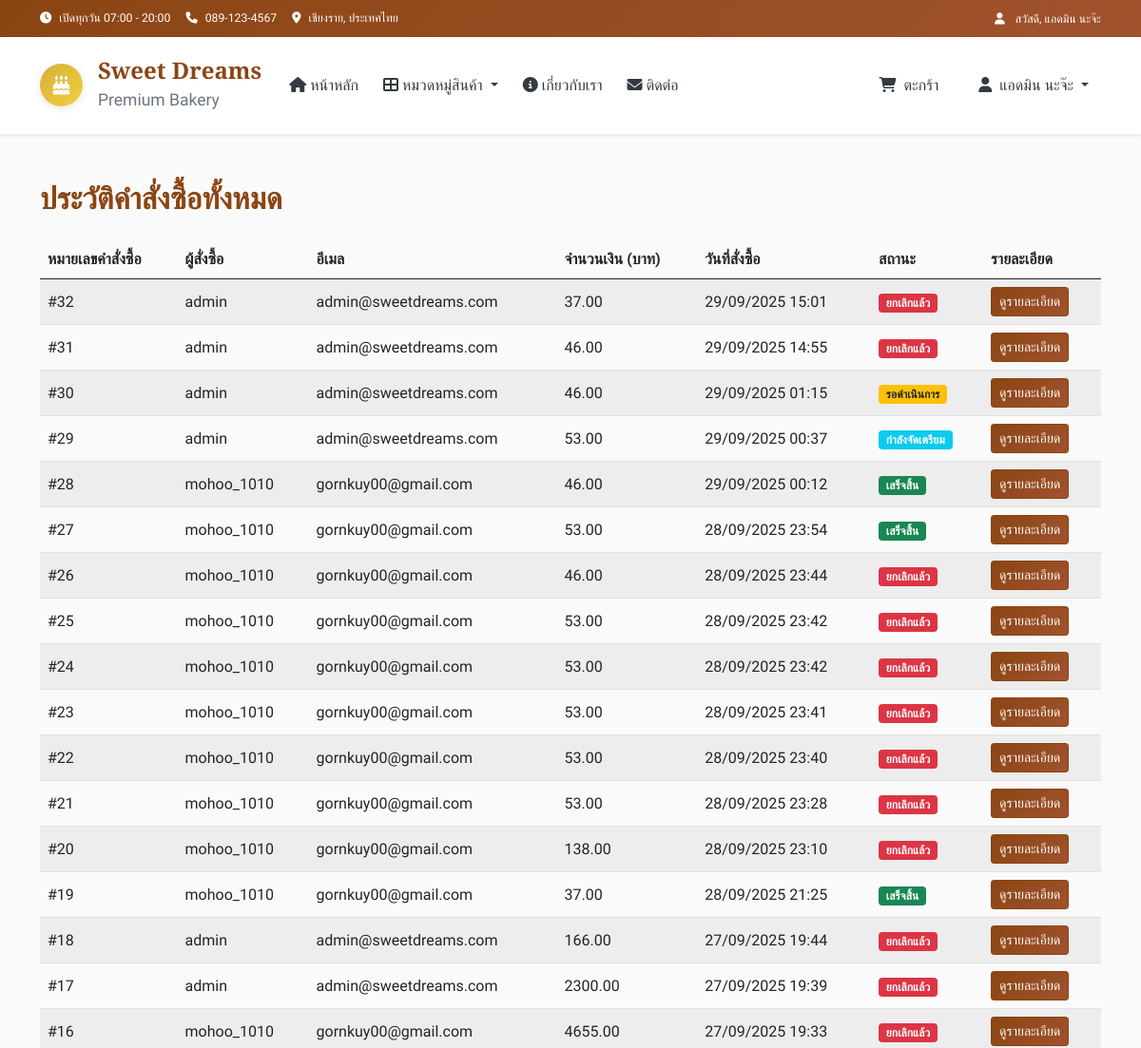
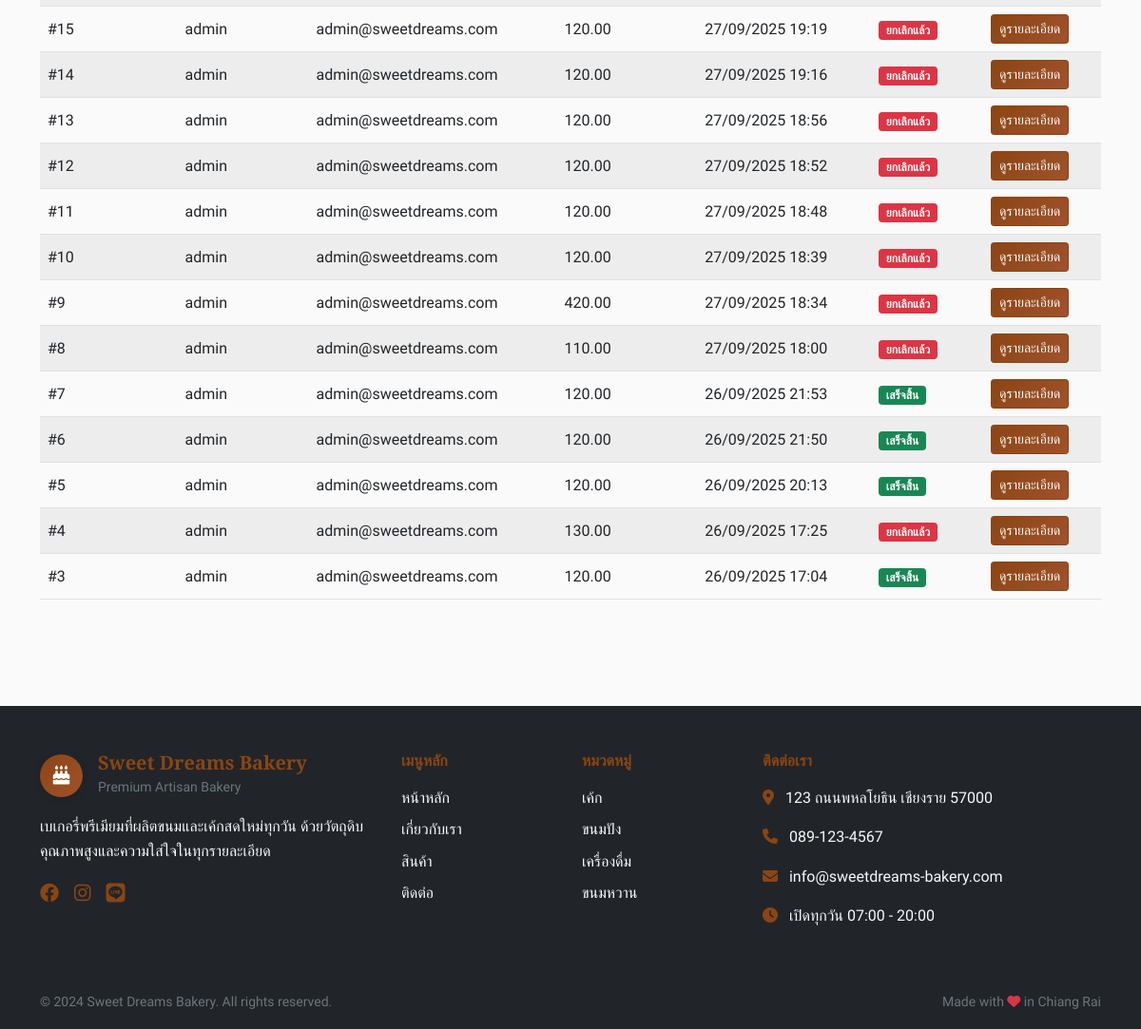
The page /admin/order_history (signed in) on the database its author committed (2 pictures, top to bottom).
### tables this page shows
CREATE TABLE orders (
        id INTEGER PRIMARY KEY AUTOINCREMENT,
        user_id INTEGER,
        total_amount DECIMAL(10,2) NOT NULL,
        status TEXT DEFAULT 'pending',
        customer_name TEXT NOT NULL,
        customer_phone TEXT NOT NULL,
        customer_address TEXT,
        notes TEXT,
        created_at TIMESTAMP DEFAULT CURRENT_TIMESTAMP,
        FOREIGN KEY (user_id) REFERENCES users (id)
    );

CREATE TABLE "users" (
	"id"	INTEGER,
	"username"	TEXT NOT NULL UNIQUE,
	"email"	TEXT NOT NULL UNIQUE,
	"password"	TEXT NOT NULL,
	"full_name"	TEXT,
	"phone"	TEXT,
	"address"	TEXT,
	"role"	TEXT DEFAULT 'customer',
	"birthday"	TEXT,
	"created_at"	TIMESTAMP DEFAULT CURRENT_TIMESTAMP,
	PRIMARY KEY("id" AUTOINCREMENT)
);

CREATE TABLE categories (
        id INTEGER PRIMARY KEY AUTOINCREMENT,
        name TEXT UNIQUE NOT NULL,
        name_en TEXT,
        icon TEXT,
        description TEXT,
        display_order INTEGER DEFAULT 0
    );

### app.py (the view)
@app.route("/admin/order_history")
def admin_order_history():
    if session.get('role') != 'admin':
        flash("คุณไม่มีสิทธิ์เข้าถึงหน้านี้", "danger")
        return redirect(url_for("index"))
    conn = get_db_connection()
    orders = conn.execute("""
        SELECT o.*, u.username, u.email
        FROM orders o
        JOIN users u ON o.user_id = u.id
        ORDER BY o.created_at DESC
    """).fetchall()
    conn.close()
    return render_template("admin_order_history.html", orders=orders)

### app.py (called while the page is built)
@app.template_filter('to_bangkok')
def to_bangkok_filter(value, fmt='%d/%m/%Y %H:%M'):
    if not value:
        return "N/A"
    if isinstance(value, str):
        try:
            value = datetime.fromisoformat(value)
        except ValueError:
            return value
    dt = value.replace(tzinfo=ZoneInfo("UTC")).astimezone(ZoneInfo("Asia/Bangkok"))
    return dt.strftime(fmt)

def get_db_connection():
    conn = sqlite3.connect(DB_NAME)
    conn.row_factory = sqlite3.Row
    return conn

def get_categories():
    conn = get_db_connection()
    categories = conn.execute(
        "SELECT * FROM categories ORDER BY display_order"
    ).fetchall()
    conn.close()
    return categories

def get_cart_total():
    cart = session.get('cart', {})
    total_items = sum(item['quantity'] for item in cart.values())
    total_price = sum(item['quantity'] * item['price'] for item in cart.values())
    return total_items, total_price

@app.context_processor
def inject_global_data():
    categories = get_categories()
    cart_total_items, _ = get_cart_total()
    return dict(
        categories=categories,
        cart_total_items=cart_total_items
    )

### templates/admin_order_history.html (shortened to what this page needs)
{% extends "layout.html" %}
{% block content %}
<div class="container py-5">
    <h2 class="mb-4">ประวัติคำสั่งซื้อทั้งหมด</h2>
    {% if orders %}
    <table class="table table-striped align-middle">
        <thead>
            <tr>
                <th>หมายเลขคำสั่งซื้อ</th>
                <th>ผู้สั่งซื้อ</th>
                <th>อีเมล</th>
                <th>จำนวนเงิน (บาท)</th>
                <th>วันที่สั่งซื้อ</th>
                <th>สถานะ</th>
                <th>รายละเอียด</th>
            </tr>
        </thead>
        <tbody>
            {% for order in orders %}
            <tr>
                <td>#{{ order.id }}</td>
                <td>{{ order.username }}</td>
                <td>{{ order.email }}</td>
                <td>{{ "%.2f"|format(order.total_amount) }}</td>
                <td>{{ order.created_at | to_bangkok }}</td>
                <td>
                    {% if order.status == 'pending' %}
                        <span class="badge bg-warning text-dark">รอดำเนินการ</span>
                    {% elif order.status == 'processing' %}
                        <span class="badge bg-info text-white">กำลังจัดเตรียม</span>
                    {% elif order.status == 'completed' %}
                        <span class="badge bg-success text-white">เสร็จสิ้น</span>
                    {% elif order.status == 'cancelled' %}
                        <span class="badge bg-danger text-white">ยกเลิกแล้ว</span>
                    {% else %}
                        <span class="badge bg-secondary text-white">{{ order.status }}</span>
                    {% endif %}
                </td>
                <td>
                    <a href="{{ url_for('order_detail', order_id=order.id) }}" class="btn btn-sm btn-primary">
                        ดูรายละเอียด
                    </a>
                </td>
            </tr>
            {% endfor %}
        </tbody>
    </table>
    {% else %}
    <p>ยังไม่มีคำสั่งซื้อ</p>
    {% endif %}
</div>
{% endblock %}

### templates/layout.html (shortened to what this page needs)
<!DOCTYPE html>
<html lang="th" data-bs-theme="light">
<head>
    <link href="https://cdn.jsdelivr.net/npm/bootstrap@5.0.2/dist/css/bootstrap.min.css" rel="stylesheet">
    <link rel="stylesheet" href="https://cdnjs.cloudflare.com/ajax/libs/font-awesome/6.4.0/css/all.min.css">
    <link rel="stylesheet" href="{{ url_for('static', filename='css/main.css') }}">
    {% if session.get('role') == 'admin' %}
    <link rel="stylesheet" href="{{ url_for('static', filename='css/admin.css') }}">
    {% endif %}
</head>
<body>
    <header>
        <div class="top-bar bg-primary text-white py-2">
            <div class="container">
                <div class="row align-items-center">
                    <div class="col-md-8">
                        <small class="d-flex align-items-center flex-wrap gap-3">
                            <span><i class="fas fa-clock me-2"></i>เปิดทุกวัน 07:00 - 20:00</span>
                            <span><i class="fas fa-phone me-2"></i>089-123-4567</span>
                            <span><i class="fas fa-map-marker-alt me-2"></i>เชียงราย, ประเทศไทย</span>
                        </small>
                    </div>
                    <div class="col-md-4 text-end">
                        {% if session.get('user_id') %}
                            <small>
                                <i class="fas fa-user me-2"></i>
                                สวัสดี, {{ session.get('full_name') or session.get('username') }}
                            </small>
                        {% endif %}
                    </div>
                </div>
            </div>
        </div>
    </header>
    <nav class="navbar navbar-expand-lg navbar-light bg-white shadow-sm sticky-top" aria-label="Main navigation">
        <div class="container">
            <a class="navbar-brand d-flex align-items-center" href="{{ url_for('index') }}">
                <div class="logo-container me-3">
                    <div class="logo-circle">
                        <i class="fas fa-birthday-cake" aria-hidden="true"></i>
                    </div>
                </div>
                <div class="brand-info d-none d-md-block">
                    <h4 class="mb-0 brand-name">Sweet Dreams</h4>
                    <small class="text-muted">Premium Bakery</small>
                </div>
            </a>
            <div class="collapse navbar-collapse" id="navbarNav">
                <ul class="navbar-nav me-auto mb-2 mb-lg-0">
                    <li class="nav-item">
                        <a class="nav-link fw-500 {% if request.endpoint == 'index' %}active{% endif %}" href="{{ url_for('index') }}">
                            <i class="fas fa-home me-1"></i>หน้าหลัก
                        </a>
                    </li>
                    <li class="nav-item dropdown">
                        <a class="nav-link dropdown-toggle fw-500" href="#" role="button" data-bs-toggle="dropdown" aria-expanded="false">
                            <i class="fas fa-th-large me-1"></i>หมวดหมู่สินค้า
                        </a>
                    </li>
                    <li class="nav-item">
                        <a class="nav-link fw-500" href="{{ url_for('index') }}#about">
                            <i class="fas fa-info-circle me-1"></i>เกี่ยวกับเรา
                        </a>
                    </li>
                    <li class="nav-item">
                        <a class="nav-link fw-500" href="{{ url_for('index') }}#contact">
                            <i class="fas fa-envelope me-1"></i>ติดต่อ
                        </a>
                    </li>
                </ul>
                <ul class="navbar-nav ms-auto">
                    <li class="nav-item me-3">
                        <a class="nav-link position-relative fw-500 cart-link" href="{{ url_for('cart') }}">
                            <i class="fas fa-shopping-cart me-1"></i>
                            <span class="d-none d-lg-inline">ตะกร้า</span>
                        </a>
                    </li>
                    {% if session.get('user_id') %}
                        <li class="nav-item dropdown">
                            <a class="nav-link dropdown-toggle fw-500" href="#" role="button" data-bs-toggle="dropdown" aria-expanded="false">
                                <i class="fas fa-user me-1"></i>
                                <span class="d-none d-lg-inline">{{ session.get('full_name') or session.get('username') }}</span>
                            </a>
                        </li>
                    {% endif %}
                </ul>
            </div>
        </div>
    </nav>
    <main>
        {% block content %}{% endblock %}
    </main>
    <footer class="bg-dark text-white mt-5">
        <div class="container py-5">
            <div class="row gy-4">
                <div class="col-lg-4">
                    <div class="d-flex align-items-center mb-3">
                        <div class="logo-circle bg-primary me-3">
                            <i class="fas fa-birthday-cake text-white" aria-hidden="true"></i>
                        </div>
                        <div>
                            <h5 class="mb-0 text-primary">Sweet Dreams Bakery</h5>
                            <small class="text-muted">Premium Artisan Bakery</small>
                        </div>
                    </div>
                    <p class="text-light">
                        เบเกอรี่พรีเมียมที่ผลิตขนมและเค้กสดใหม่ทุกวัน
                        ด้วยวัตถุดิบคุณภาพสูงและความใส่ใจในทุกรายละเอียด
                    </p>
                    <div class="d-flex gap-3">
                        <a href="#" class="text-primary fs-5" aria-label="Facebook"><i class="fab fa-facebook"></i></a>
                        <a href="#" class="text-primary fs-5" aria-label="Instagram"><i class="fab fa-instagram"></i></a>
                        <a href="#" class="text-primary fs-5" aria-label="Line"><i class="fab fa-line"></i></a>
                    </div>
                </div>
                <div class="col-lg-2 col-md-6">
                    <h6 class="text-primary mb-3">เมนูหลัก</h6>
                    <ul class="list-unstyled">
                        <li class="mb-2"><a href="{{ url_for('index') }}" class="text-light text-decoration-none">หน้าหลัก</a></li>
                        <li class="mb-2"><a href="{{ url_for('index') }}#about" class="text-light text-decoration-none">เกี่ยวกับเรา</a></li>
                        <li class="mb-2"><a href="{{ url_for('index') }}#products" class="text-light text-decoration-none">สินค้า</a></li>
                        <li class="mb-2"><a href="{{ url_for('index') }}#contact" class="text-light text-decoration-none">ติดต่อ</a></li>
                    </ul>
                </div>
                <div class="col-lg-2 col-md-6">
                    <h6 class="text-primary mb-3">หมวดหมู่</h6>
                    <ul class="list-unstyled">
                        {% if categories %}
                            {% for category in categories[:4] %}
                            <li class="mb-2">
                                <a href="{{ url_for('category_by_id', category_id=category.id) }}" class="text-light text-decoration-none">
                                    {{ category.name }}
                                </a>
                            </li>
                            {% endfor %}
                        {% endif %}
                    </ul>
                </div>
                <div class="col-lg-4">
                    <h6 class="text-primary mb-3">ติดต่อเรา</h6>
                    <div class="mb-3">
                        <i class="fas fa-map-marker-alt text-primary me-2"></i>
                        <span class="text-light">123 ถนนพหลโยธิน เชียงราย 57000</span>
                    </div>
                    <div class="mb-3">
                        <i class="fas fa-phone text-primary me-2"></i>
                        <span class="text-light">089-123-4567</span>
                    </div>
                    <div class="mb-3">
                        <i class="fas fa-envelope text-primary me-2"></i>
                        <span class="text-light">info@sweetdreams-bakery.com</span>
                    </div>
                    <div>
                        <i class="fas fa-clock text-primary me-2"></i>
                        <span class="text-light">เปิดทุกวัน 07:00 - 20:00</span>
                    </div>
                </div>
            </div>
        </div>
        <div class="bg-black py-3">
            <div class="container">
                <div class="row align-items-center">
                    <div class="col-md-6">
                        <small class="text-muted">
                            © 2024 Sweet Dreams Bakery. All rights reserved.
                        </small>
                    </div>
                    <div class="col-md-6 text-md-end">
                        <small class="text-muted">
                            Made with <i class="fas fa-heart text-danger"></i> in Chiang Rai
                        </small>
                    </div>
                </div>
            </div>
        </div>
    </footer>
    <div class="toast-container position-fixed bottom-0 end-0 p-3" style="z-index: 1055;">
    </div>
</body>
</html>

### static/css/main.css (style rules this page uses)
:root { --primary-color: #8B4513; --secondary-color: #d4af37; --accent-color: #f4d03f; --success-color: #28a745; --danger-color: #dc3545; --warning-color: #ffc107; --info-color: #17a2b8; --light-color: #f8f9fa; --dark-color: #343a40; --gradient-primary: linear-gradient(135deg, var(--primary-color), #A0522D); --gradient-secondary: linear-gradient(135deg, var(--secondary-color), var(--accent-color)); --gradient-light: linear-gradient(135deg, #fff8f0, #f5f0e8); --shadow-sm: 0 2px 8px rgba(0,0,0,0.1); --shadow-md: 0 4px 15px rgba(0,0,0,0.15); --shadow-lg: 0 8px 30px rgba(0,0,0,0.2); --border-radius: 15px; --border-radius-sm: 10px; --border-radius-lg: 25px; --transition: all 0.3s ease; --transition-fast: all 0.2s ease; }
.btn-primary { background: var(--gradient-primary); border-color: var(--primary-color); }
.text-primary { color: var(--primary-color) !important; }
.bg-primary { background: var(--gradient-primary) !important; }
body { font-family: 'Prompt', sans-serif; line-height: 1.6; color: var(--dark-color); background-color: #fafafa; }
h1, h2, h3, h4, h5, h6 { font-family: 'Playfair Display', serif; font-weight: 600; color: var(--primary-color); }
.fw-500 { font-weight: 500; }
.top-bar { font-size: 14px; background: var(--gradient-primary) !important; }
.logo-circle { width: 45px; height: 45px; background: var(--gradient-secondary); border-radius: 50%; display: flex; align-items: center; justify-content: center; color: white; font-size: 20px; box-shadow: var(--shadow-sm); transition: var(--transition); }
.brand-name { color: var(--primary-color); font-family: 'Playfair Display', serif; font-weight: 700; }
.navbar { padding: 1rem 0; background: white !important; box-shadow: var(--shadow-sm); }
.navbar-brand { transition: var(--transition); }
.nav-link { font-weight: 500; color: var(--dark-color) !important; transition: var(--transition); border-radius: var(--border-radius-sm); margin: 0 5px; }

### rows shown on the page
orders: id "32", username "admin", email "admin@sweetdreams.com", total_amount "37.00", created_at|to_bangkok "29/09/2025 15:01", status "ยกเลิกแล้ว"
orders: id "31", username "admin", email "admin@sweetdreams.com", total_amount "46.00", created_at|to_bangkok "29/09/2025 14:55", status "ยกเลิกแล้ว"
orders: id "30", username "admin", email "admin@sweetdreams.com", total_amount "46.00", created_at|to_bangkok "29/09/2025 01:15", status "รอดำเนินการ"
orders: id "29", username "admin", email "admin@sweetdreams.com", total_amount "53.00", created_at|to_bangkok "29/09/2025 00:37", status "กำลังจัดเตรียม"
orders: id "28", username "mohoo_1010", email "gornkuy00@gmail.com", total_amount "46.00", created_at|to_bangkok "29/09/2025 00:12", status "เสร็จสิ้น"
orders: id "27", username "mohoo_1010", email "gornkuy00@gmail.com", total_amount "53.00", created_at|to_bangkok "28/09/2025 23:54", status "เสร็จสิ้น"
orders: id "26", username "mohoo_1010", email "gornkuy00@gmail.com", total_amount "46.00", created_at|to_bangkok "28/09/2025 23:44", status "ยกเลิกแล้ว"
orders: id "25", username "mohoo_1010", email "gornkuy00@gmail.com", total_amount "53.00", created_at|to_bangkok "28/09/2025 23:42", status "ยกเลิกแล้ว"
orders: id "24", username "mohoo_1010", email "gornkuy00@gmail.com", total_amount "53.00", created_at|to_bangkok "28/09/2025 23:42", status "ยกเลิกแล้ว"
orders: id "23", username "mohoo_1010", email "gornkuy00@gmail.com", total_amount "53.00", created_at|to_bangkok "28/09/2025 23:41", status "ยกเลิกแล้ว"
orders: id "22", username "mohoo_1010", email "gornkuy00@gmail.com", total_amount "53.00", created_at|to_bangkok "28/09/2025 23:40", status "ยกเลิกแล้ว"
orders: id "21", username "mohoo_1010", email "gornkuy00@gmail.com", total_amount "53.00", created_at|to_bangkok "28/09/2025 23:28", status "ยกเลิกแล้ว"
orders: id "20", username "mohoo_1010", email "gornkuy00@gmail.com", total_amount "138.00", created_at|to_bangkok "28/09/2025 23:10", status "ยกเลิกแล้ว"
orders: id "19", username "mohoo_1010", email "gornkuy00@gmail.com", total_amount "37.00", created_at|to_bangkok "28/09/2025 21:25", status "เสร็จสิ้น"
orders: id "18", username "admin", email "admin@sweetdreams.com", total_amount "166.00", created_at|to_bangkok "27/09/2025 19:44", status "ยกเลิกแล้ว"
orders: id "17", username "admin", email "admin@sweetdreams.com", total_amount "2300.00", created_at|to_bangkok "27/09/2025 19:39", status "ยกเลิกแล้ว"
orders: id "16", username "mohoo_1010", email "gornkuy00@gmail.com", total_amount "4655.00", created_at|to_bangkok "27/09/2025 19:33", status "ยกเลิกแล้ว"
orders: id "15", username "admin", email "admin@sweetdreams.com", total_amount "120.00", created_at|to_bangkok "27/09/2025 19:19", status "ยกเลิกแล้ว"
orders: id "14", username "admin", email "admin@sweetdreams.com", total_amount "120.00", created_at|to_bangkok "27/09/2025 19:16", status "ยกเลิกแล้ว"
orders: id "13", username "admin", email "admin@sweetdreams.com", total_amount "120.00", created_at|to_bangkok "27/09/2025 18:56", status "ยกเลิกแล้ว"
orders: id "12", username "admin", email "admin@sweetdreams.com", total_amount "120.00", created_at|to_bangkok "27/09/2025 18:52", status "ยกเลิกแล้ว"
orders: id "11", username "admin", email "admin@sweetdreams.com", total_amount "120.00", created_at|to_bangkok "27/09/2025 18:48", status "ยกเลิกแล้ว"
orders: id "10", username "admin", email "admin@sweetdreams.com", total_amount "120.00", created_at|to_bangkok "27/09/2025 18:39", status "ยกเลิกแล้ว"
orders: id "9", username "admin", email "admin@sweetdreams.com", total_amount "420.00", created_at|to_bangkok "27/09/2025 18:34", status "ยกเลิกแล้ว"
orders: id "8", username "admin", email "admin@sweetdreams.com", total_amount "110.00", created_at|to_bangkok "27/09/2025 18:00", status "ยกเลิกแล้ว"
orders: id "7", username "admin", email "admin@sweetdreams.com", total_amount "120.00", created_at|to_bangkok "26/09/2025 21:53", status "เสร็จสิ้น"
orders: id "6", username "admin", email "admin@sweetdreams.com", total_amount "120.00", created_at|to_bangkok "26/09/2025 21:50", status "เสร็จสิ้น"
orders: id "5", username "admin", email "admin@sweetdreams.com", total_amount "120.00", created_at|to_bangkok "26/09/2025 20:13", status "เสร็จสิ้น"
orders: id "4", username "admin", email "admin@sweetdreams.com", total_amount "130.00", created_at|to_bangkok "26/09/2025 17:25", status "ยกเลิกแล้ว"
orders: id "3", username "admin", email "admin@sweetdreams.com", total_amount "120.00", created_at|to_bangkok "26/09/2025 17:04", status "เสร็จสิ้น"
categories: name "เค้ก"
categories: name "ขนมปัง"
categories: name "เครื่องดื่ม"
categories: name "ขนมหวาน"

### other values the page prints
{{ session.get('full_name') or session.get('username') }} "แอดมิน นะจ๊ะ"
